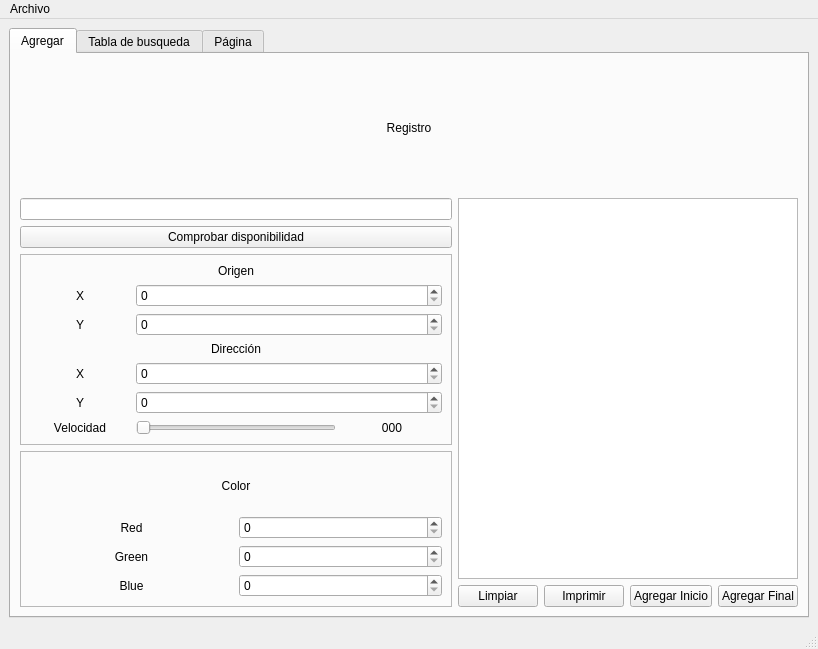
<?xml version="1.0" encoding="UTF-8"?>
<ui version="4.0">
 <class>MainWindow</class>
 <widget class="QMainWindow" name="MainWindow">
  <property name="geometry">
   <rect>
    <x>0</x>
    <y>0</y>
    <width>818</width>
    <height>649</height>
   </rect>
  </property>
  <property name="windowTitle">
   <string>MainWindow</string>
  </property>
  <widget class="QWidget" name="centralwidget">
   <layout class="QFormLayout" name="formLayout">
    <item row="0" column="0" colspan="2">
     <widget class="QTabWidget" name="tabWidget">
      <property name="enabled">
       <bool>true</bool>
      </property>
      <property name="currentIndex">
       <number>0</number>
      </property>
      <widget class="QWidget" name="tab">
       <attribute name="title">
        <string>Agregar</string>
       </attribute>
       <layout class="QGridLayout" name="gridLayout_4">
        <item row="0" column="0" colspan="5">
         <widget class="QLabel" name="registro_label">
          <property name="text">
           <string>Registro</string>
          </property>
          <property name="alignment">
           <set>Qt::AlignCenter</set>
          </property>
         </widget>
        </item>
        <item row="1" column="1" rowspan="4" colspan="4">
         <widget class="QPlainTextEdit" name="plainTextEdit"/>
        </item>
        <item row="2" column="0">
         <widget class="QPushButton" name="disponibilidad_pushButton">
          <property name="text">
           <string>Comprobar disponibilidad</string>
          </property>
         </widget>
        </item>
        <item row="3" column="0">
         <widget class="QFrame" name="frame_2">
          <property name="frameShape">
           <enum>QFrame::StyledPanel</enum>
          </property>
          <property name="frameShadow">
           <enum>QFrame::Raised</enum>
          </property>
          <layout class="QGridLayout" name="gridLayout_2">
           <item row="0" column="0" colspan="4">
            <widget class="QLabel" name="origen_label">
             <property name="text">
              <string>Origen</string>
             </property>
             <property name="alignment">
              <set>Qt::AlignCenter</set>
             </property>
            </widget>
           </item>
           <item row="3" column="0" colspan="4">
            <widget class="QLabel" name="direccion_label">
             <property name="text">
              <string>Dirección</string>
             </property>
             <property name="alignment">
              <set>Qt::AlignCenter</set>
             </property>
            </widget>
           </item>
           <item row="6" column="0">
            <widget class="QLabel" name="velocidad_label">
             <property name="text">
              <string>Velocidad</string>
             </property>
             <property name="alignment">
              <set>Qt::AlignCenter</set>
             </property>
            </widget>
           </item>
           <item row="5" column="0">
            <widget class="QLabel" name="direccion_y_label">
             <property name="text">
              <string>Y</string>
             </property>
             <property name="alignment">
              <set>Qt::AlignCenter</set>
             </property>
            </widget>
           </item>
           <item row="2" column="0">
            <widget class="QLabel" name="origen_y_label">
             <property name="text">
              <string>Y</string>
             </property>
             <property name="alignment">
              <set>Qt::AlignCenter</set>
             </property>
            </widget>
           </item>
           <item row="1" column="0">
            <widget class="QLabel" name="origen_x_label">
             <property name="text">
              <string>X</string>
             </property>
             <property name="alignment">
              <set>Qt::AlignCenter</set>
             </property>
            </widget>
           </item>
           <item row="1" column="1" colspan="3">
            <widget class="QSpinBox" name="origen_x_spinBox"/>
           </item>
           <item row="2" column="1" colspan="3">
            <widget class="QSpinBox" name="origen_y_spinBox"/>
           </item>
           <item row="4" column="0">
            <widget class="QLabel" name="direccion_x_label">
             <property name="text">
              <string>X</string>
             </property>
             <property name="alignment">
              <set>Qt::AlignCenter</set>
             </property>
            </widget>
           </item>
           <item row="4" column="1" colspan="3">
            <widget class="QSpinBox" name="direccion_x_spinBox"/>
           </item>
           <item row="5" column="1" colspan="3">
            <widget class="QSpinBox" name="direccion_y_spinBox"/>
           </item>
           <item row="6" column="1" colspan="2">
            <widget class="QSlider" name="velocidad_horizontalSlider">
             <property name="maximum">
              <number>150</number>
             </property>
             <property name="orientation">
              <enum>Qt::Horizontal</enum>
             </property>
            </widget>
           </item>
           <item row="6" column="3">
            <widget class="QLabel" name="velocidad_contador_label">
             <property name="text">
              <string>000</string>
             </property>
             <property name="alignment">
              <set>Qt::AlignCenter</set>
             </property>
            </widget>
           </item>
          </layout>
         </widget>
        </item>
        <item row="4" column="0" rowspan="2">
         <widget class="QFrame" name="frame">
          <property name="frameShape">
           <enum>QFrame::StyledPanel</enum>
          </property>
          <property name="frameShadow">
           <enum>QFrame::Raised</enum>
          </property>
          <layout class="QGridLayout" name="gridLayout">
           <item row="0" column="0" colspan="2">
            <widget class="QLabel" name="color_label">
             <property name="text">
              <string>Color</string>
             </property>
             <property name="alignment">
              <set>Qt::AlignCenter</set>
             </property>
            </widget>
           </item>
           <item row="1" column="0">
            <widget class="QLabel" name="red_label">
             <property name="text">
              <string>Red</string>
             </property>
             <property name="alignment">
              <set>Qt::AlignCenter</set>
             </property>
            </widget>
           </item>
           <item row="1" column="1">
            <widget class="QSpinBox" name="red_spinBox">
             <property name="maximum">
              <number>255</number>
             </property>
            </widget>
           </item>
           <item row="2" column="0">
            <widget class="QLabel" name="green_label">
             <property name="text">
              <string>Green</string>
             </property>
             <property name="alignment">
              <set>Qt::AlignCenter</set>
             </property>
            </widget>
           </item>
           <item row="2" column="1">
            <widget class="QSpinBox" name="green_spinBox"/>
           </item>
           <item row="3" column="0">
            <widget class="QLabel" name="blue_label">
             <property name="text">
              <string>Blue</string>
             </property>
             <property name="alignment">
              <set>Qt::AlignCenter</set>
             </property>
            </widget>
           </item>
           <item row="3" column="1">
            <widget class="QSpinBox" name="blue_spinBox"/>
           </item>
          </layout>
         </widget>
        </item>
        <item row="5" column="1">
         <widget class="QPushButton" name="limpiar_pushButton">
          <property name="text">
           <string>Limpiar</string>
          </property>
         </widget>
        </item>
        <item row="5" column="2">
         <widget class="QPushButton" name="imprimir_pushButton">
          <property name="text">
           <string>Imprimir</string>
          </property>
         </widget>
        </item>
        <item row="5" column="3">
         <widget class="QPushButton" name="agregar_inicio_pushButton">
          <property name="text">
           <string>Agregar Inicio</string>
          </property>
         </widget>
        </item>
        <item row="5" column="4">
         <widget class="QPushButton" name="agregar_final_pushButton">
          <property name="text">
           <string>Agregar Final</string>
          </property>
         </widget>
        </item>
        <item row="1" column="0">
         <widget class="QLineEdit" name="id_lineEdit"/>
        </item>
       </layout>
      </widget>
      <widget class="QWidget" name="tab2">
       <attribute name="title">
        <string>Tabla de busqueda</string>
       </attribute>
       <layout class="QGridLayout" name="gridLayout_6">
        <item row="0" column="0">
         <widget class="QLabel" name="tabla_de_busqueda_label">
          <property name="text">
           <string>Tabla de busqueda</string>
          </property>
          <property name="alignment">
           <set>Qt::AlignCenter</set>
          </property>
         </widget>
        </item>
        <item row="1" column="0">
         <widget class="QFrame" name="frame_3">
          <property name="frameShape">
           <enum>QFrame::StyledPanel</enum>
          </property>
          <property name="frameShadow">
           <enum>QFrame::Raised</enum>
          </property>
          <layout class="QGridLayout" name="gridLayout_5">
           <item row="1" column="1">
            <widget class="QPushButton" name="buscar_tabla_pushButton">
             <property name="text">
              <string>Buscar</string>
             </property>
            </widget>
           </item>
           <item row="1" column="0">
            <widget class="QLineEdit" name="buscar_tabla_lineEdit"/>
           </item>
          </layout>
         </widget>
        </item>
        <item row="2" column="0">
         <widget class="QFrame" name="frame_4">
          <property name="frameShape">
           <enum>QFrame::StyledPanel</enum>
          </property>
          <property name="frameShadow">
           <enum>QFrame::Raised</enum>
          </property>
          <layout class="QGridLayout" name="gridLayout_3">
           <item row="0" column="0" colspan="2">
            <widget class="QTableWidget" name="tableWidget"/>
           </item>
           <item row="1" column="0">
            <widget class="QPushButton" name="imprimir_tabla_pushButton">
             <property name="text">
              <string>Imprimir Tabla</string>
             </property>
            </widget>
           </item>
           <item row="1" column="1">
            <widget class="QPushButton" name="limpiar_tabla_pushButton">
             <property name="text">
              <string>Limpiar</string>
             </property>
            </widget>
           </item>
          </layout>
         </widget>
        </item>
       </layout>
      </widget>
      <widget class="QWidget" name="tab_2">
       <attribute name="title">
        <string>Página</string>
       </attribute>
       <layout class="QGridLayout" name="gridLayout_7">
        <item row="0" column="4">
         <widget class="QPushButton" name="imprimir_particula_scene">
          <property name="text">
           <string>Imprimir Particula</string>
          </property>
         </widget>
        </item>
        <item row="1" column="0" colspan="5">
         <widget class="QGraphicsView" name="scene"/>
        </item>
        <item row="0" column="0" colspan="4">
         <widget class="QLineEdit" name="buscar_scene_lineEdit"/>
        </item>
        <item row="2" column="0" colspan="2">
         <widget class="QPushButton" name="imprimir_todas_scene">
          <property name="text">
           <string>Imprimir Todas</string>
          </property>
         </widget>
        </item>
        <item row="2" column="3" colspan="2">
         <widget class="QPushButton" name="limpiar_scene">
          <property name="text">
           <string>Limpiar</string>
          </property>
         </widget>
        </item>
       </layout>
      </widget>
     </widget>
    </item>
   </layout>
  </widget>
  <widget class="QMenuBar" name="menubar">
   <property name="geometry">
    <rect>
     <x>0</x>
     <y>0</y>
     <width>818</width>
     <height>30</height>
    </rect>
   </property>
   <widget class="QMenu" name="menuArchivo">
    <property name="title">
     <string>Archivo</string>
    </property>
    <addaction name="actionGuardar"/>
    <addaction name="actionAbrir"/>
   </widget>
   <addaction name="menuArchivo"/>
  </widget>
  <widget class="QStatusBar" name="statusbar"/>
  <action name="actionGuardar">
   <property name="text">
    <string>Guardar (ctrl + s)</string>
   </property>
  </action>
  <action name="actionAbrir">
   <property name="text">
    <string>Abrir (ctrl + o)</string>
   </property>
  </action>
 </widget>
 <resources/>
 <connections/>
</ui>
